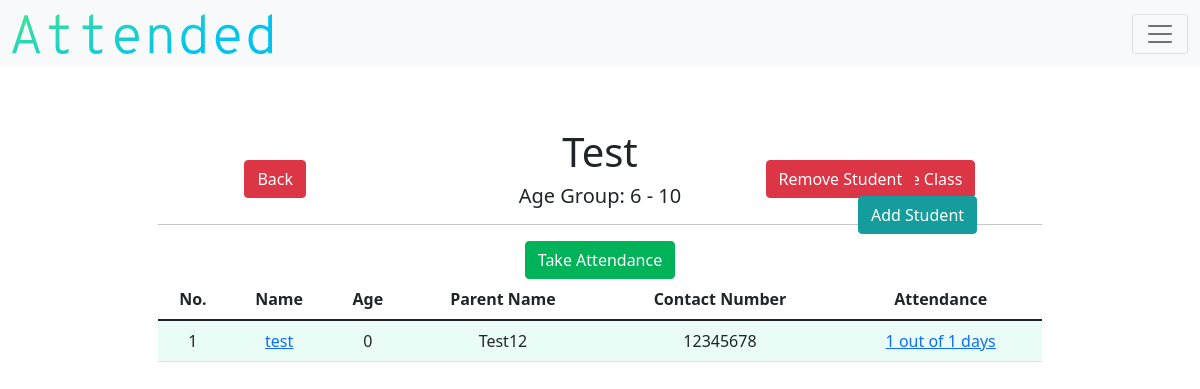
The app's page /detail_class/1 (signed in) with its own data.
### models.py (models this page shows)
class Class(db.Model):
    __tablename__ = "class"
    id = db.Column(db.Integer, primary_key=True)
    teacher_id = db.Column(db.Integer, db.ForeignKey("teacher.id"))
    name = db.Column(db.String(), nullable=False)
    lowest_age = db.Column(db.Integer, nullable=False)
    highest_age = db.Column(db.Integer, nullable=False)
    student_count = db.Column(db.Integer, default=0)
    attendance_count = db.Column(db.Integer, default=0)
    class_attends = db.relationship("Attendance", backref="class_attend")

class Student(db.Model):
    __tablename__ = "student"
    id = db.Column(db.Integer, primary_key=True)
    teacher_id = db.Column(db.Integer, db.ForeignKey("teacher.id"))
    class_id = db.Column(db.Integer, nullable=True, default=0)
    name = db.Column(db.String(), nullable=False)
    birth = db.Column(db.String(),nullable=False)
    age = db.Column(db.Integer(), nullable=False)
    gender = db.Column(db.String(), nullable=False)
    parent = db.Column(db.String(), nullable=True)
    parent2 = db.Column(db.String(), nullable=True)
    number = db.Column(db.String, nullable=True)
    number2 = db.Column(db.String, nullable=True)
    email = db.Column(db.String(), nullable=True)
    email2 = db.Column(db.String(), nullable=True)
    address = db.Column(db.String(), nullable=False)
    city = db.Column(db.String(), nullable=False)
    state = db.Column(db.String(), nullable=False)
    postcode = db.Column(db.Integer, nullable=False)
    attend_count = db.Column(db.Integer, nullable=True, default=0)
    student_attends = db.relationship("Attendance", backref="student_attend")

### application.py (the view)
@app.route("/detail_class/<string:id>")
def detail_class(id):
    teacher = current_user.get_id()
    teacher_object = db.session.query(Teacher).filter_by(id=teacher).first()
    if not current_user.is_authenticated:
        return redirect("/login")
    else:
        TABLE_HEADERS=["No.", "Name", "Age", "Parent Name", "Contact Number", "Attendance"]
        teacher = current_user.get_id()
        class_object = Class.query.filter_by(id = id).first()
        students = Student.query.filter_by(class_id=id, teacher_id=teacher)
        class_attendance = Attendance.query.filter_by(class_id=id, teacher_id=teacher)
        return render_template("detail-class.html", classes=class_object, headers=TABLE_HEADERS, students=students, attendances=class_attendance, teacher=teacher_object)

### application.py (called while the page is built)
@login.user_loader
def load_user(id):
    return Teacher.query.get(id)

### templates/detail-class.html (shortened to what this page needs)
{% extends "layout.html" %}
{% block main %}
        <h1>{{classes.name}}</h1>
        <h5> Age Group: {{classes.lowest_age}} - {{classes.highest_age}} </h5>
        <a class="btn btn-danger" id="detail-class-del" href="/delete-class/{{classes.id}}" type="button">Delete Class</a>
        {% if classes.student_count != 0 %}
        <a class="btn btn-danger" id="detail-class-rem-student" href="/remove-student-class/{{classes.id}}" type="button">Remove Student</a>
        {% endif %}
        <a class="btn btn-danger" id="detail-class-back" href="/class" type="button">Back</a>
        <hr>
        <div class="d-grid gap-2 d-md-block">
          {% if classes.student_count != 0 %}
          <a class="btn btn-success" id="detail-class-attendance" href="/take-attendance/{{classes.id}}" role="button">Take Attendance</a>
          {% endif %}
          <a class="btn btn-secondary" id="detail-class-add" href="/add_student_class/{{classes.id}}" role="button">Add Student</a>
        </div>
        {% if classes.student_count != 0 %}
        <div class="table-responsive">
          <table class="table table-hover">
                  <thead>
                          <tr>
                                  {% for header in headers %}
                                  <th id="header"> {{ header }} </th>
                                  {% endfor %}
                          </tr>
                  </thead>
                  <tbody>
                  {% for student in students %}
                  <tr>
                          <td class="counterCell"></td>
                          <td><a href="/detail-class-student/{{student.id}}">{{student.name}}</a></td>
                          <td> {{student.age }} </td>
                          {% if student.parent == "" %}
                            <td> {{student.parent2 }}</td>
                            <td> {{student.number2 }}</td>
                          {% else %}
                            <td> {{student.parent}} </td>
                            <td> {{student.number}} </td>
                          {% endif %}
                          <td><a href="/detail_attendance/{{student.id}}">{{student.attend_count}} out of {{classes.attendance_count}} days</a></td>
                  </tr>
                  {% endfor %}
                  </tbody>
          </table>
        </div>
        {% endif %}
{% endblock %}

### static/css/style.css (style rules this page uses)
.btn-success { color:#FFFFFF; background-color: #00b359; border-color: #00b359; }
.btn-secondary { color:#FFFFFF; background-color:#159d9d; border-color:#159d9d; }
table { counter-reset: tableCount; }
.counterCell:before { content: counter(tableCount); counter-increment: tableCount; }
tr:nth-child(odd) { background-color:#e9fcf6; }
#header { background-color:white; }
#detail-class-del { position:absolute; left: 71.5%; top:20%; }
#detail-class-rem-student { position:absolute; left:63.8%; top:20%; }
#detail-class-back { position:absolute; right: 74.5%; top:20%; }
#detail-class-attendance { position:relative; left: 0%; }
#detail-class-add { position:absolute; left:71.5%; top:24.5%; }

### records on screen
Class: name "Test", lowest_age "6", highest_age "10", attendance_count "1"
Student: name "test", age "0", parent "Test12", number "12345678", attend_count "1"

### other values on screen
{{ header }} "No." "Name" "Age" "Parent Name" "Contact Number" "Attendance"
